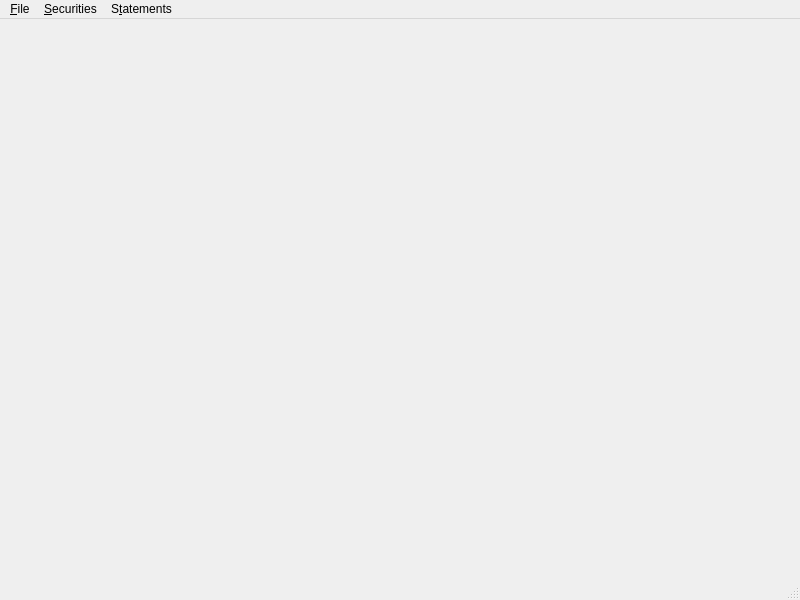
<?xml version="1.0" encoding="UTF-8"?>
<ui version="4.0">
 <class>MainWindow</class>
 <widget class="QMainWindow" name="MainWindow">
  <property name="geometry">
   <rect>
    <x>0</x>
    <y>0</y>
    <width>800</width>
    <height>600</height>
   </rect>
  </property>
  <property name="windowTitle">
   <string>MainWindow</string>
  </property>
  <widget class="QWidget" name="centralwidget"/>
  <widget class="QMenuBar" name="menubar">
   <property name="geometry">
    <rect>
     <x>0</x>
     <y>0</y>
     <width>800</width>
     <height>22</height>
    </rect>
   </property>
   <widget class="QMenu" name="menuFile">
    <property name="title">
     <string>&amp;File</string>
    </property>
    <addaction name="action_New"/>
    <addaction name="action_Open"/>
    <addaction name="action_Save"/>
   </widget>
   <widget class="QMenu" name="menu_Statements">
    <property name="title">
     <string>S&amp;tatements</string>
    </property>
    <addaction name="action_Import"/>
   </widget>
   <widget class="QMenu" name="menuSecurities">
    <property name="title">
     <string>&amp;Securities</string>
    </property>
   </widget>
   <addaction name="menuFile"/>
   <addaction name="menuSecurities"/>
   <addaction name="menu_Statements"/>
  </widget>
  <widget class="QStatusBar" name="statusbar"/>
  <action name="action_Open">
   <property name="text">
    <string>&amp;Open...</string>
   </property>
  </action>
  <action name="action_New">
   <property name="text">
    <string>&amp;New...</string>
   </property>
  </action>
  <action name="action_Save">
   <property name="text">
    <string>&amp;Save</string>
   </property>
  </action>
  <action name="action_Import">
   <property name="text">
    <string>&amp;Import...</string>
   </property>
  </action>
 </widget>
 <resources/>
 <connections/>
</ui>
